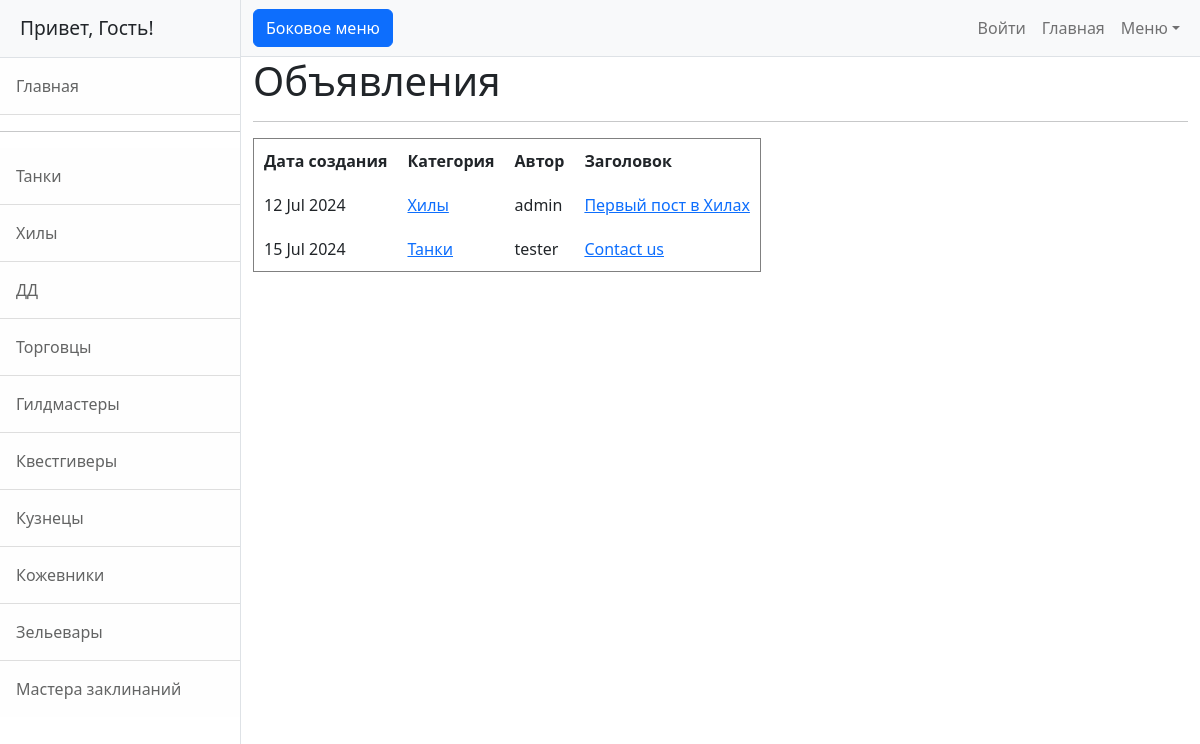
/posts/, run on the app's committed database.
### board/models.py (models this page shows, shortened)
class Post(models.Model):
    CATEGORIES = [
        ('TA', 'Танки'),
        ('HI', 'Хилы'),
        ('DD', 'ДД'),
        ('TO', 'Торговцы'),
        ('GI', 'Гилдмастеры'),
        ('KV', 'Квестгиверы'),
        ('KU', 'Кузнецы'),
        ('KO', 'Кожевники'),
        ('ZE', 'Зельевары'),
        ('MA', 'Мастера заклинаний'),
    ]
    title = models.CharField(max_length=255, unique=True)
    content = models.TextField()
    author = models.ForeignKey(User, on_delete=models.CASCADE)
    created = models.DateTimeField(auto_now_add=True)
    category = models.CharField(max_length=2, choices=CATEGORIES)
    replies = models.ManyToManyField('Reply', blank=True, related_name='replies')

### board/views.py (the view)
# urls.py: path('', PostList.as_view(), name='post_list'),
class PostList(ListView):
    model = Post
    ordering = 'created'
    template_name = 'posts.html'
    context_object_name = 'posts'
    paginate_by = 10

### templates/posts.html (shortened to what this page needs)
{% extends 'flatpages/default.html' %}
{% load custom_filters %}
{% block content %}
    <h1>Объявления</h1>
    <hr>
{% if posts %}
    <table cellspacing="15" cellpadding="10" border="1">
        <tr>
            <td><b>Дата создания</b></td>
            <td><b>Категория</b></td>
            <td><b>Автор</b></td>
            <td><b>Заголовок</b></td>
        </tr>
        {% for post in posts %}
        <tr>
            <td>{{ post.created|date:"d M Y" }}</td>
            <td><a href="{% url 'category_list' post.category %}">{{ post.get_category_display }}</a></td>
            <td>{{ post.author.username }}</td>
            <td><a href="{% url 'post_details' post.id %}">{{ post.title|censor }}</a></td>
        </tr>
        {% endfor %}
    </table>
{% else %}
  <h2>Объявлений нет</h2>
{% endif %}
{% endblock content %}

### data on the page
Post: created "12 Jul 2024", category "Хилы", author.username "admin", title|censor "Первый пост в Хилах"
Post: created "15 Jul 2024", category "Танки", author.username "tester", title|censor "Contact us"
